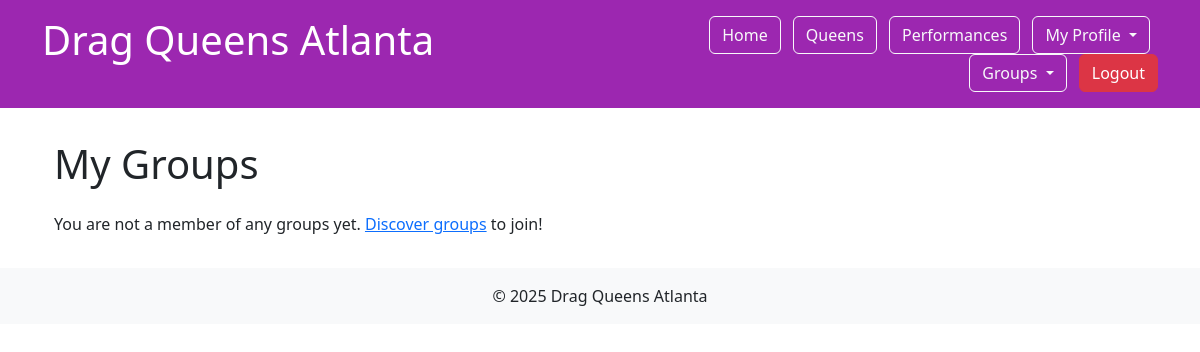
/groups/ (signed in), run on an earlier commit of the app's database.
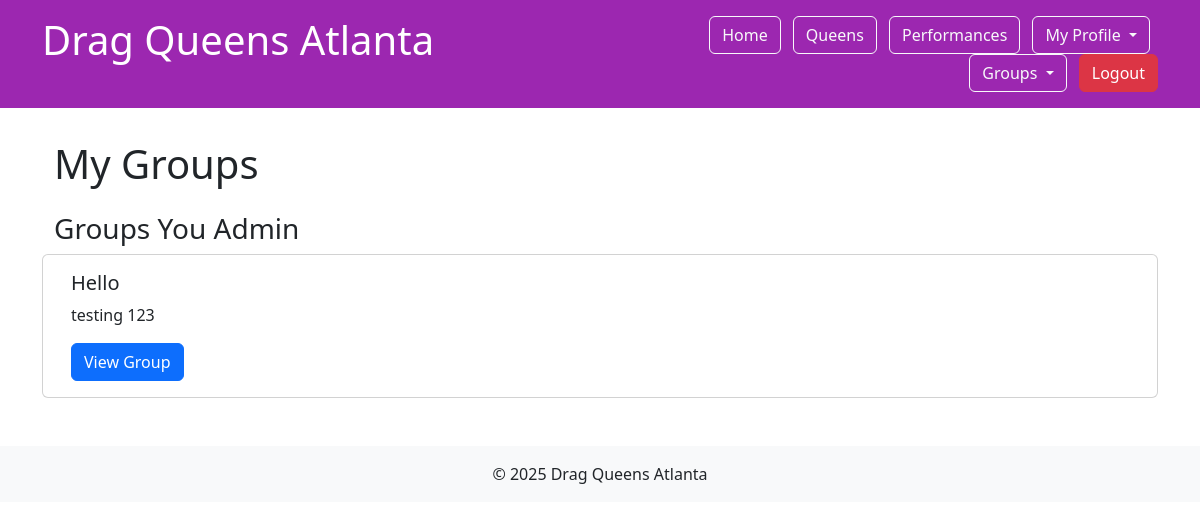
And on a later commit of the database.
### core/models.py (models this page shows, shortened)
class DragGroup(models.Model):
    name = models.CharField(max_length=100)
    description = models.TextField()
    logo = models.ImageField(upload_to='group_logos/', blank=True, null=True)
    created_at = models.DateTimeField(auto_now_add=True)
    members = models.ManyToManyField(DragQueen, through='GroupMembership')
    is_public = models.BooleanField(default=True)
    allow_member_posts = models.BooleanField(default=False)
    allow_member_events = models.BooleanField(default=False)

### core/views.py (the view)
# urls.py: path('groups/', views.my_groups, name='my_groups'),
def my_groups(request):
    if not request.user.is_authenticated:
        messages.error(request, "You must be logged in to view your groups.")
        return redirect('login')
    try:
        profile = DragQueen.objects.get(user=request.user)
    except DragQueen.DoesNotExist:
        messages.error(request, "You need to create a drag queen profile first!")
        return redirect('create_profile')
    memberships = GroupMembership.objects.filter(profile=profile).select_related('group')
    admin_groups = [m.group for m in memberships if m.role == 'ADMIN']
    member_groups = [m.group for m in memberships if m.role == 'MEMBER']
    context = {
        'admin_groups': admin_groups,
        'member_groups': member_groups,
    }
    return render(request, 'groups/my_groups.html', context)

### core/context_processors.py (called while the page is built)
def unread_notifications(request):
    notification_count = 0
    if request.user.is_authenticated:
        try:
            from .models import Notification
            notification_count = Notification.objects.filter(
                user=request.user,
                is_read=False
            ).count()
        except:
            pass
    return {'unread_notification_count': notification_count}

### templates/groups/my_groups.html (shortened to what this page needs)
{% extends 'base.html' %}
{% block content %}
<div class="container">
    <h1 class="mb-4">My Groups</h1>
    {% if admin_groups or member_groups %}
        <div class="row">
            {% if admin_groups %}
                <h3>Groups You Admin</h3>
                {% for group in admin_groups %}
                    <div class="card mb-3">
                        <div class="card-body">
                            <h5 class="card-title">{{ group.name }}</h5>
                            <p class="card-text">{{ group.description }}</p>
                            <a href="{% url 'group_detail' group.pk %}" class="btn btn-primary">View Group</a>
                        </div>
                    </div>
                {% endfor %}
            {% endif %}
        </div>
    {% else %}
        <p>You are not a member of any groups yet. <a href="{% url 'discover_groups' %}">Discover groups</a> to join!</p>
    {% endif %}
</div>
{% endblock %}

What changed in the data, as far as the page shows it:
added DragGroup: name "Hello", description "testing 123"
Also different on the page:
text no longer shown: "You are not a member of any groups yet. Discover groups to join!"
text now shown: "Groups You Admin"
